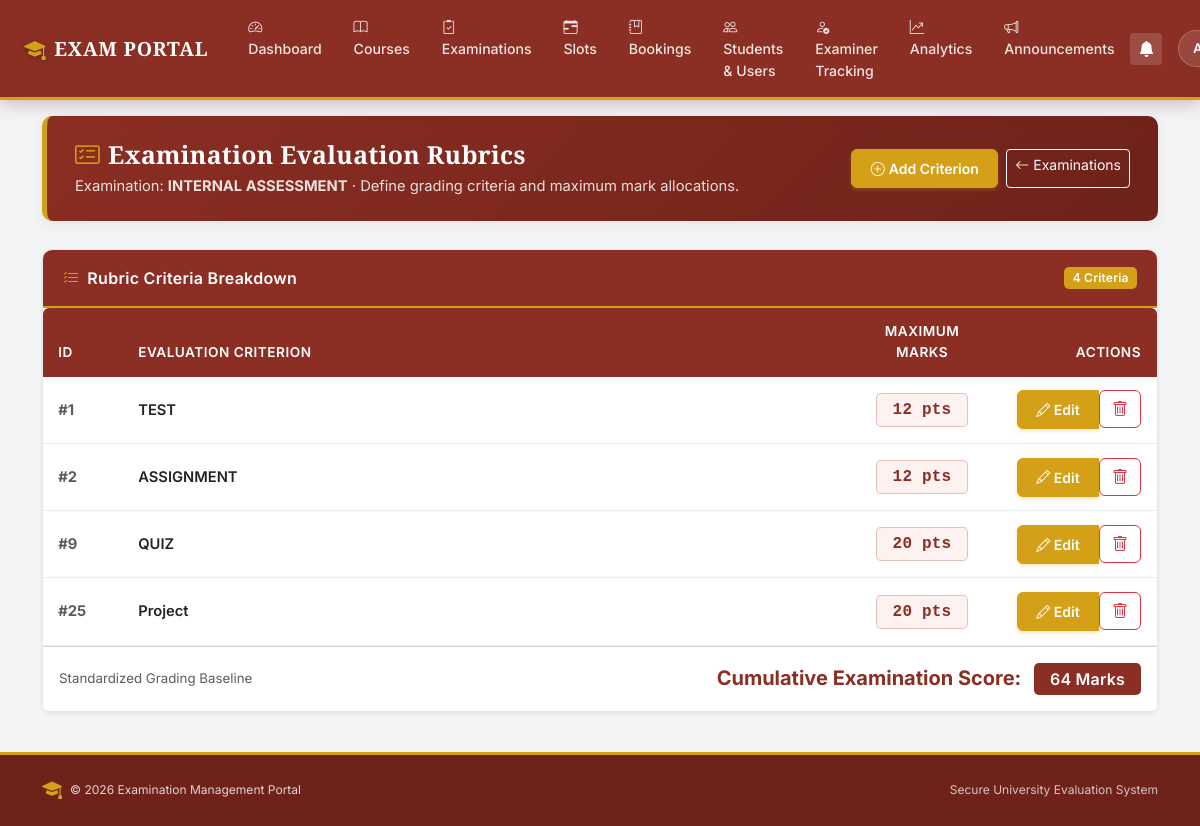
The page /examination/1/rubrics (signed in) on the database its author committed.
### models.py (models this page shows, shortened)
class BaseModel(db.Model):
    __abstract__ = True

class Examination(BaseModel):
    id = db.Column(db.Integer, primary_key=True)
    name = db.Column(db.String(100), nullable=False)
    course_id = db.Column(db.Integer, db.ForeignKey("course.id"), nullable=False)
    status = db.Column(db.String(30), default="Draft")
    slot_creation_start = db.Column(db.String(30))
    slot_creation_end = db.Column(db.String(30))
    slot_creation_open = db.Column(db.Boolean, default=False)
    booking_open = db.Column(db.Boolean, default=False)
    booking_start = db.Column(db.String(30))
    booking_end = db.Column(db.String(30))
    slot_creation_override = db.Column(db.String(10), default=None)
    booking_override = db.Column(db.String(10), default=None)
    course = db.relationship("Course", backref="examinations")

class ExaminationRubric(BaseModel):
    id = db.Column(db.Integer, primary_key=True)
    examination_id = db.Column(db.Integer, db.ForeignKey("examination.id"), nullable=False)
    criterion = db.Column(db.String(200), nullable=False)
    marks = db.Column(db.Integer, nullable=False)
    examination = db.relationship("Examination", backref="rubrics")

### routes/admin.py (the view)
@role_required("Admin")
def manage_rubrics(examination_id):
    exam = Examination.query.get_or_404(examination_id)
    rubrics = ExaminationRubric.query.filter_by(examination_id=examination_id).all()
    total_marks = sum(r.marks for r in rubrics)
    return render_template("rubrics.html", examination=exam, rubrics=rubrics, total_marks=total_marks)

### app.py (called while the page is built)
@app.context_processor
def inject_global_data():
    unread_count = 0
    if "user_id" in session:
        try:
            unread_count = Notification.query.filter_by(
                user_id=session["user_id"], is_read=False
            ).count()
        except Exception:
            pass
    return dict(unread_notifications_count=unread_count)

### helpers.py (called while the page is built)
def role_required(required_role):
    def decorator(fn):
        @wraps(fn)
        def wrapper(*args, **kwargs):
            uid = session.get("user_id")
            if not uid:
                return redirect(url_for("login"))
            user = db.session.get(User, uid) if hasattr(db.session, "get") else User.query.get(uid)
            if not user or not user.is_active:
                session.clear()
                return redirect(url_for("login"))
            if user.role != required_role:
                abort(403)
            if user.role == "Examiner" and not user.is_approved:
                session.clear()
                return redirect(url_for("login"))
            return fn(*args, **kwargs)
        return wrapper
    return decorator

### templates/rubrics.html (shortened to what this page needs)
{% extends "base.html" %}
{% block content %}
<div class="container my-3">
    <div class="erp-header">
        <div class="d-flex justify-content-between align-items-center flex-wrap gap-2">
            <div>
                <h2><i class="bi bi-card-checklist me-2 text-gold"></i>Examination Evaluation Rubrics</h2>
                <p>Examination: <strong>{{ examination.name }}</strong> &middot; Define grading criteria and maximum mark allocations.</p>
            </div>
            <div class="d-flex gap-2">
                <a href="{{ url_for('add_rubric', examination_id=examination.id) }}" class="btn btn-gold btn-sm">
                    <i class="bi bi-plus-circle me-1"></i>Add Criterion
                </a>
                <a href="{{ url_for('examinations') }}" class="btn btn-outline-light btn-sm">
                    <i class="bi bi-arrow-left me-1"></i>Examinations
                </a>
            </div>
        </div>
    </div>
    <div class="card shadow-sm mb-4">
        <div class="card-header card-header-maroon d-flex justify-content-between align-items-center">
            <span><i class="bi bi-list-check me-2 text-gold"></i>Rubric Criteria Breakdown</span>
            <span class="badge bg-gold text-dark">{{ rubrics|length }} Criteria</span>
        </div>
        <div class="card-body p-0">
            <div class="table-responsive">
                <table class="table table-hover align-middle mb-0">
                    <thead>
                        <tr>
                            <th style="width: 80px;">ID</th>
                            <th>Evaluation Criterion</th>
                            <th class="text-center" style="width: 150px;">Maximum Marks</th>
                            <th class="text-end pe-3" style="width: 160px;">Actions</th>
                        </tr>
                    </thead>
                    <tbody>
                        {% for rubric in rubrics %}
                        <tr>
                            <td class="fw-bold text-muted">#{{ rubric.id }}</td>
                            <td class="fw-semibold text-dark">{{ rubric.criterion }}</td>
                            <td class="text-center">
                                <span class="badge px-3 py-2 fs-6 font-monospace" style="background-color: var(--maroon-subtle); color: var(--maroon); border: 1.5px solid rgba(139,46,36,0.25);">
                                    {{ rubric.marks }} pts
                                </span>
                            </td>
                            <td class="text-end pe-3">
                                <div class="btn-group btn-group-sm">
                                    <a href="{{ url_for('edit_rubric', rubric_id=rubric.id) }}" class="btn btn-gold">
                                        <i class="bi bi-pencil"></i> Edit
                                    </a>
                                    <form action="{{ url_for('delete_rubric', rubric_id=rubric.id) }}" method="POST" style="display:inline;" onsubmit="return confirm('Are you sure you want to delete this criterion?');">
                                        <button type="submit" class="btn btn-outline-danger">
                                            <i class="bi bi-trash"></i>
                                        </button>
                                    </form>
                                </div>
                            </td>
                        </tr>
                        {% endfor %}
                    </tbody>
                </table>
            </div>
        </div>
        <div class="card-footer bg-white d-flex justify-content-between align-items-center py-3">
            <span class="text-muted small">Standardized Grading Baseline</span>
            <div class="fs-5 fw-bold text-maroon">
                Cumulative Examination Score: <span class="badge bg-maroon fs-6 px-3 py-2 ms-2">{{ total_marks }} Marks</span>
            </div>
        </div>
    </div>
</div>
{% endblock %}

### templates/base.html (style rules this page uses)
:root { --maroon: #8B2E24; --maroon-dark: #6E2219; --maroon-light: #A3382D; --maroon-subtle: #FDF2F0; --gold: #D4A017; --gold-dark: #B58810; --gold-light: #FEF8E7; --gold-subtle: #FFFDF5; --bg-light: #F3F4F6; --card-bg: #FFFFFF; --text-dark: #1F2937; --text-muted: #6B7280; --border-color: #E5E7EB; --shadow-sm: 0 2px 6px rgba(0, 0, 0, 0.04); --shadow-md: 0 4px 14px rgba(0, 0, 0, 0.06); --shadow-lg: 0 10px 25px rgba(139, 46, 36, 0.10); --radius: 0.625rem; }
body { padding-top: 68px; background-color: var(--bg-light); color: var(--text-dark); font-family: 'Inter', -apple-system, BlinkMacSystemFont, "Segoe UI", Roboto, sans-serif; font-size: 0.95rem; line-height: 1.55; min-height: 100vh; display: flex; flex-direction: column; }
.erp-header { background: linear-gradient(135deg, var(--maroon) 0%, var(--maroon-dark) 100%); color: #FFFFFF; border-radius: var(--radius); padding: 1.5rem 1.75rem; margin-bottom: 1.75rem; border-left: 5px solid var(--gold); box-shadow: var(--shadow-md); position: relative; overflow: hidden; }
.erp-header h2 { font-family: 'Cinzel', Georgia, serif; font-weight: 700; font-size: 1.55rem; margin-bottom: 0.3rem; letter-spacing: 0.3px; }
.erp-header p { color: rgba(255, 255, 255, 0.85); font-size: 0.92rem; margin-bottom: 0; }
.card { background-color: var(--card-bg); border: 1px solid var(--border-color); border-radius: var(--radius); box-shadow: var(--shadow-sm); transition: box-shadow 0.2s ease, transform 0.2s ease; }
.card-header { background-color: #FFFFFF; border-bottom: 1px solid var(--border-color); padding: 1rem 1.25rem; font-weight: 600; font-size: 1rem; color: var(--maroon); }
.card-header-maroon { background-color: var(--maroon) !important; color: #FFFFFF !important; border-bottom: 2.5px solid var(--gold) !important; padding: 0.95rem 1.25rem !important; font-weight: 600; letter-spacing: 0.3px; border-top-left-radius: calc(var(--radius) - 1px) !important; border-top-right-radius: calc(var(--radius) - 1px) !important; }
.btn-gold { background-color: var(--gold) !important; border-color: var(--gold) !important; color: #FFFFFF !important; font-weight: 600; padding: 0.5rem 1.15rem; border-radius: 6px; box-shadow: 0 2px 4px rgba(212, 160, 23, 0.25); transition: all 0.2s ease; }
.text-gold { color: var(--gold) !important; }
.text-maroon { color: var(--maroon) !important; }
.bg-maroon { background-color: var(--maroon) !important; color: #FFFFFF !important; }
.bg-gold { background-color: var(--gold) !important; color: #FFFFFF !important; }
.table { border-color: var(--border-color); vertical-align: middle; font-size: 0.92rem; margin-bottom: 0; }
.table thead th { background-color: var(--maroon) !important; color: #FFFFFF !important; font-weight: 600; font-size: 0.85rem; text-transform: uppercase; letter-spacing: 0.5px; padding: 0.85rem 0.95rem; border: none; }
.table thead th:first-child { border-top-left-radius: 6px; }
.table thead th:last-child { border-top-right-radius: 6px; }
.table tbody td { padding: 0.85rem 0.95rem; border-bottom: 1px solid #ECEFF1; }
.badge { font-weight: 600; padding: 0.4em 0.7em; letter-spacing: 0.2px; border-radius: 5px; }
a { color: var(--maroon); text-decoration: none; transition: color 0.15s ease; }

### rows shown on the page
Examination: name "INTERNAL ASSESSMENT"
ExaminationRubric: id "1", criterion "TEST", marks "12"
ExaminationRubric: id "2", criterion "ASSIGNMENT", marks "12"
ExaminationRubric: id "9", criterion "QUIZ", marks "20"
ExaminationRubric: id "25", criterion "Project", marks "20"

### other values the page prints
{{ rubrics|length }} "4"
{{ total_marks }} "64"
{{ 2026 }} "2026"
